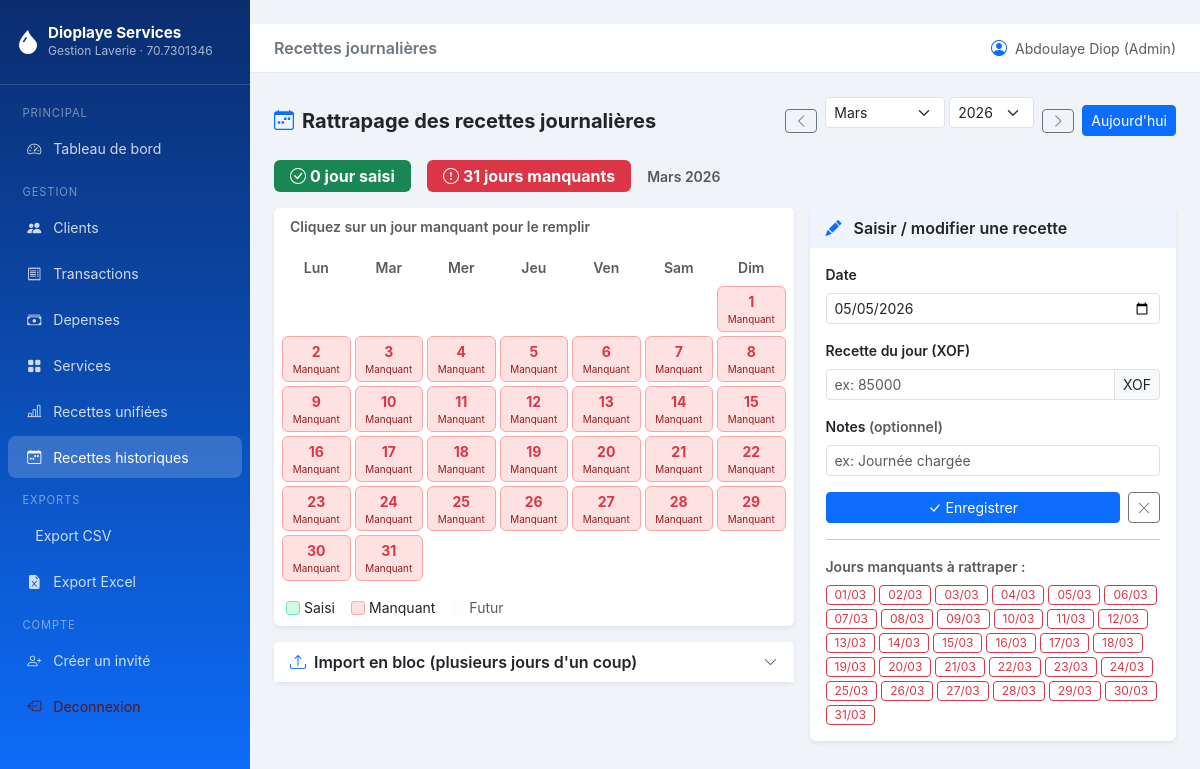
Before: /recettes-historiques/?mois=3&annee=2026 (signed in) with the older database file.
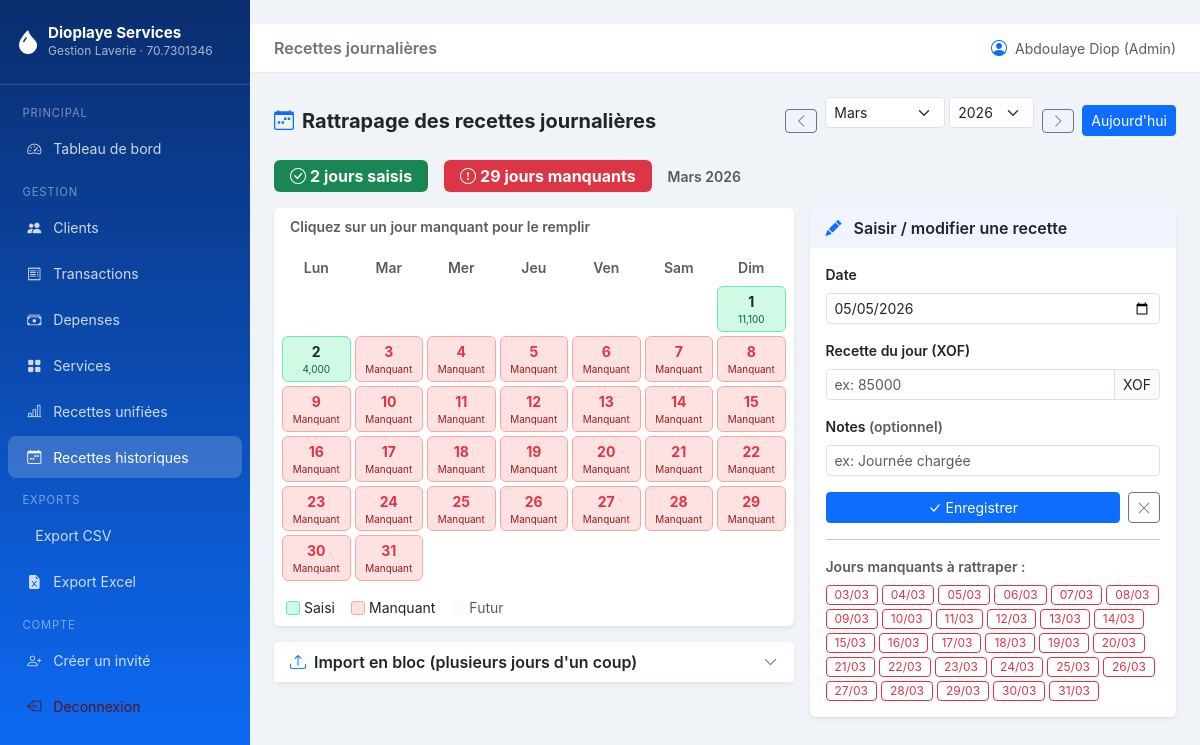
After: the same page with the newer database file.
### models.py (models this page shows, shortened)
class RecetteJournaliereHistorique(db.Model):
    __tablename__ = "recettes_journalieres_historiques"
    id = db.Column(db.Integer, primary_key=True)
    date_recette = db.Column(db.Date, nullable=False, unique=True, index=True)
    montant = db.Column(db.Integer, nullable=False, default=0)
    notes = db.Column(db.String(300), nullable=True)
    created_at = db.Column(db.DateTime, default=datetime.utcnow)

### routes/recettes_historiques.py (the view)
@recettes_historiques_bp.route("/")
@login_required
@require_admin
def index():
    from calendar import monthrange
    today = date.today()
    annee = request.args.get("annee", today.year, type=int)
    mois  = request.args.get("mois",  today.month, type=int)
    mois  = max(1, min(12, mois))
    form = RecetteHistoriqueForm()
    import_form = ImportRecettesForm()
    _, nb_jours = monthrange(annee, mois)
    all_days = [date(annee, mois, d) for d in range(1, nb_jours + 1)]
    entries_mois = {
        r.date_recette: r
        for r in RecetteJournaliereHistorique.query.filter(
            extract("year",  RecetteJournaliereHistorique.date_recette) == annee,
            extract("month", RecetteJournaliereHistorique.date_recette) == mois,
        ).all()
    }
    jours = []
    for d in all_days:
        jours.append({
            "date":   d,
            "entry":  entries_mois.get(d),
            "futur":  d > today,
        })
    nb_saisis    = len(entries_mois)
    nb_manquants = sum(1 for j in jours if not j["entry"] and not j["futur"])
    annees_db = [
        int(v)
        for (v,) in db.session.query(
            extract("year", RecetteJournaliereHistorique.date_recette)
        ).distinct().order_by(
            extract("year", RecetteJournaliereHistorique.date_recette).desc()
        ).all()
        if v is not None
    ]
    annees = sorted(set(annees_db) | {today.year}, reverse=True)
    if mois == 1:
        prev_mois, prev_annee = 12, annee - 1
    else:
        prev_mois, prev_annee = mois - 1, annee
    if mois == 12:
        next_mois, next_annee = 1, annee + 1
    else:
        next_mois, next_annee = mois + 1, annee
    MOIS_NOMS = ["Janvier","Février","Mars","Avril","Mai","Juin",
                 "Juillet","Août","Septembre","Octobre","Novembre","Décembre"]
    return render_template(
        "recettes_historiques/index.html",
        form=form,
        import_form=import_form,
        jours=jours,
        annee=annee,
        mois=mois,
        mois_nom=MOIS_NOMS[mois - 1],
        annees=annees,
        nb_saisis=nb_saisis,
        nb_manquants=nb_manquants,
        prev_mois=prev_mois, prev_annee=prev_annee,
        next_mois=next_mois, next_annee=next_annee,
        today=today,
        MOIS_NOMS=MOIS_NOMS,
    )

### routes/recettes_historiques.py
class RecetteHistoriqueForm(FlaskForm):
    date_recette = DateField("Date", default=date.today, validators=[DataRequired()])
    montant = IntegerField(
        "Recette du jour (XOF)",
        validators=[DataRequired(), NumberRange(min=0)],
        filters=[_normalize_integer],
    )
    notes = StringField("Notes", validators=[Optional(), Length(max=300)])
    submit = SubmitField("Enregistrer / Mettre à jour")

class ImportRecettesForm(FlaskForm):
    lignes = TextAreaField(
        "Import en bloc",
        validators=[DataRequired()],
        description="Format: YYYY-MM-DD;montant;notes (notes optionnelles).",
    )
    submit = SubmitField("Importer")

### models.py (called while the page is built)
    @property
    def is_admin(self) -> bool:
        return (self.role or "").lower() == "admin"

### routes/__init__.py (called while the page is built)
def require_admin(view_func):
    @wraps(view_func)
    def wrapped(*args, **kwargs):
        if not getattr(current_user, "is_admin", False):
            flash("Action réservée à l'administrateur général.", "danger")
            return redirect(url_for("dashboard.index"))
        return view_func(*args, **kwargs)
    return wrapped

### templates/recettes_historiques/index.html (shortened to what the changed rows need)
{% extends "base.html" %}
{% block content %}
<div class="d-flex gap-3 mb-3 flex-wrap">
  <span class="badge bg-success fs-6 px-3 py-2">
    <i class="bi bi-check-circle me-1"></i>{{ nb_saisis }} jour{{ 's' if nb_saisis > 1 }} saisi{{ 's' if nb_saisis > 1 }}
  </span>
  {% if nb_manquants > 0 %}
  <span class="badge bg-danger fs-6 px-3 py-2">
    <i class="bi bi-exclamation-circle me-1"></i>{{ nb_manquants }} jour{{ 's' if nb_manquants > 1 }} manquant{{ 's' if nb_manquants > 1 }}
  </span>
  {% else %}
  <span class="badge bg-secondary fs-6 px-3 py-2">
    <i class="bi bi-check-all me-1"></i>Mois complet
  </span>
  {% endif %}
  <span class="text-muted small align-self-center fw-semibold">{{ mois_nom }} {{ annee }}</span>
</div>
<div class="row g-3">
  <div class="col-lg-7">
    <div class="card border-0 shadow-sm">
      <div class="card-body p-2">
        <div style="display:grid; grid-template-columns: repeat(7, 1fr); gap:4px;">
          {% set first_weekday = jours[0].date.weekday() %}
          {% for j in jours %}
            {% if j.futur %}
              <div class="text-center rounded p-1" style="background:#f8f9fa; opacity:.4;">
                <div class="fw-bold small">{{ j.date.day }}</div>
              </div>
            {% elif j.entry %}
              <div class="text-center rounded p-1 jour-saisi"
                   style="background:#d1fae5; cursor:pointer; border:1px solid #6ee7b7;"
                   onclick="prefillForm('{{ j.date.isoformat() }}', {{ j.entry.montant }}, '{{ j.entry.notes or '' }}')"
                   title="Modifier : {{ '{:,.0f}'.format(j.entry.montant) }} XOF">
                <div class="fw-bold small">{{ j.date.day }}</div>
                <div style="font-size:0.62rem; color:#065f46; white-space:nowrap; overflow:hidden;">
                  {{ '{:,.0f}'.format(j.entry.montant) }}
                </div>
              </div>
            {% else %}
              <div class="text-center rounded p-1 jour-manquant"
                   style="background:#fee2e2; cursor:pointer; border:1px solid #fca5a5;"
                   onclick="prefillForm('{{ j.date.isoformat() }}', '', '')"
                   title="Saisir le {{ j.date.strftime('%d/%m/%Y') }}">
                <div class="fw-bold small text-danger">{{ j.date.day }}</div>
                <div style="font-size:0.62rem; color:#991b1b;">Manquant</div>
              </div>
            {% endif %}
          {% endfor %}
        </div>
      </div>
    </div>
  </div>
  <div class="col-lg-5">
    <div class="card border-0 shadow-sm" id="formCard" style="position:sticky; top:70px;">
      <div class="card-body">
        {% set manquants = jours | selectattr('entry', 'none') | rejectattr('futur') | list %}
        {% if manquants %}
        <div class="d-flex flex-wrap gap-1">
          {% for j in manquants %}
          <button class="btn btn-outline-danger btn-sm py-0 px-2"
                  onclick="prefillForm('{{ j.date.isoformat() }}', '', '')"
                  style="font-size:.75rem;">
            {{ j.date.strftime('%d/%m') }}
          </button>
          {% endfor %}
        </div>
        {% endif %}
      </div>
    </div>
  </div>
</div>
{% endblock %}

Changed rows visible on the page:
added RecetteJournaliereHistorique: entry.montant "11,100"
added RecetteJournaliereHistorique: entry.montant "4,000"
Other visible differences:
{{ nb_saisis }}: "0" → "2"
{{ 's' if nb_saisis > 1 }}: (not shown) → "s"
{{ nb_manquants }}: "31" → "29"
new list line: "1"
new list line: "2"
list line gone: "1 Manquant"
list line gone: "2 Manquant"
list line gone: "01/03"
list line gone: "02/03"
